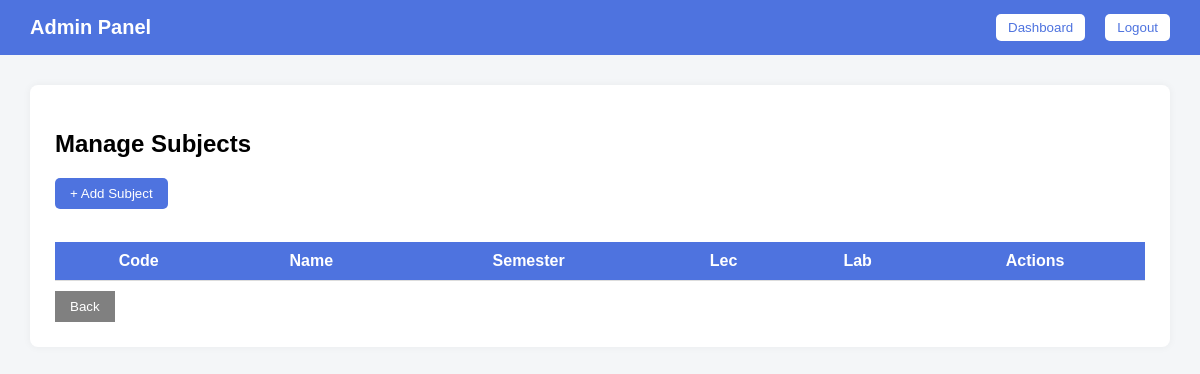
/admin_hm/manage-users/subjects/ (signed in), run on an earlier commit of the app's database.
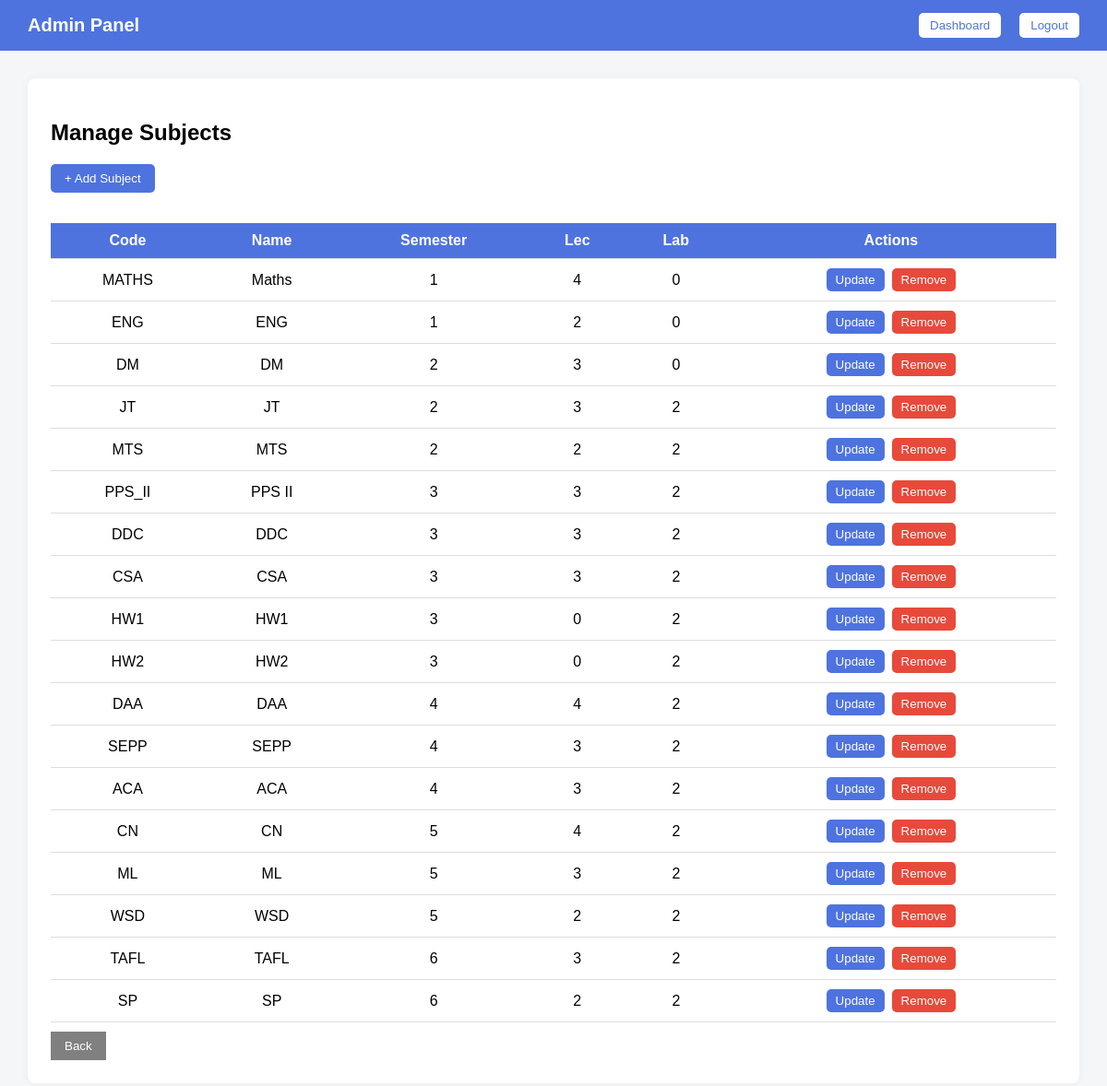
And on a later commit of the database.
### generator/models.py (models this page shows, shortened)
class Subject(models.Model):
    subject_code = models.CharField(max_length=20, unique=True)
    subject_name = models.CharField(max_length=100)
    semester = models.IntegerField()
    lecture_hours = models.IntegerField()
    lab_hours = models.IntegerField(default=0)

### generator/views.py (the view)
# urls.py: path("admin_hm/manage-users/subjects/", views.manage_subjects, name="manage_subjects"),
@login_required
def manage_subjects(request):
    subjects = Subject.objects.all()
    return render(request, "generator/admin/manage_subjects.html", {"subjects": subjects})

### generator/templates/generator/admin/manage_subjects.html (shortened to what this page needs)
<!doctype html>
<html>
  <head>
  </head>
  <body>
    <nav class="navbar">
      <div class="nav-left">Admin Panel</div>
      <div class="nav-right">
        <a href="{% url 'admin_home' %}"><button>Dashboard</button></a>
        <a href="{% url 'login' %}"><button>Logout</button></a>
      </div>
    </nav>
    <div class="main-container">
      <div class="card">
        <h2>Manage Subjects</h2>
        <a href="{% url 'add_subject' %}">
          <button class="add-btn">+ Add Subject</button>
        </a>
        <br /><br />
        <table>
          <tr>
            <th>Code</th>
            <th>Name</th>
            <th>Semester</th>
            <th>Lec</th>
            <th>Lab</th>
            <th>Actions</th>
          </tr>
          {% for s in subjects %}
          <tr>
            <td>{{ s.subject_code }}</td>
            <td>{{ s.subject_name }}</td>
            <td>{{ s.semester }}</td>
            <td>{{ s.lecture_hours }}</td>
            <td>{{ s.lab_hours }}</td>
            <td class="actions">
              <a href="{% url 'update_subject' s.id %}">
                <button class="update-btn">Update</button>
              </a>
              <form method="post" action="{% url 'delete_subject' s.id %}" onsubmit="return confirm('Delete this subject?');">
                <button class="delete-btn">Remove</button>
              </form>
            </td>
          </tr>
          {% endfor %}
        </table>
        <a href="{% url 'manage_users' %}">
          <button class="btn-secondary">Back</button>
        </a>
      </div>
    </div>
  </body>
</html>

What changed in the data, as far as the page shows it:
added Subject: subject_code "MATHS", subject_name "Maths", semester "1", lecture_hours "4", lab_hours "0"
added Subject: subject_code "ENG", subject_name "ENG", semester "1", lecture_hours "2", lab_hours "0"
added Subject: subject_code "DM", subject_name "DM", semester "2", lecture_hours "3", lab_hours "0"
added Subject: subject_code "JT", subject_name "JT", semester "2", lecture_hours "3", lab_hours "2"
added Subject: subject_code "MTS", subject_name "MTS", semester "2", lecture_hours "2", lab_hours "2"
added Subject: subject_code "PPS_II", subject_name "PPS II", semester "3", lecture_hours "3", lab_hours "2"
added Subject: subject_code "DDC", subject_name "DDC", semester "3", lecture_hours "3", lab_hours "2"
added Subject: subject_code "CSA", subject_name "CSA", semester "3", lecture_hours "3", lab_hours "2"
added Subject: subject_code "HW1", subject_name "HW1", semester "3", lecture_hours "0", lab_hours "2"
added Subject: subject_code "HW2", subject_name "HW2", semester "3", lecture_hours "0", lab_hours "2"
added Subject: subject_code "DAA", subject_name "DAA", semester "4", lecture_hours "4", lab_hours "2"
added Subject: subject_code "SEPP", subject_name "SEPP", semester "4", lecture_hours "3", lab_hours "2"
added Subject: subject_code "ACA", subject_name "ACA", semester "4", lecture_hours "3", lab_hours "2"
added Subject: subject_code "CN", subject_name "CN", semester "5", lecture_hours "4", lab_hours "2"
added Subject: subject_code "ML", subject_name "ML", semester "5", lecture_hours "3", lab_hours "2"
added Subject: subject_code "WSD", subject_name "WSD", semester "5", lecture_hours "2", lab_hours "2"
added Subject: subject_code "TAFL", subject_name "TAFL", semester "6", lecture_hours "3", lab_hours "2"
added Subject: subject_code "SP", subject_name "SP", semester "6", lecture_hours "2", lab_hours "2"
